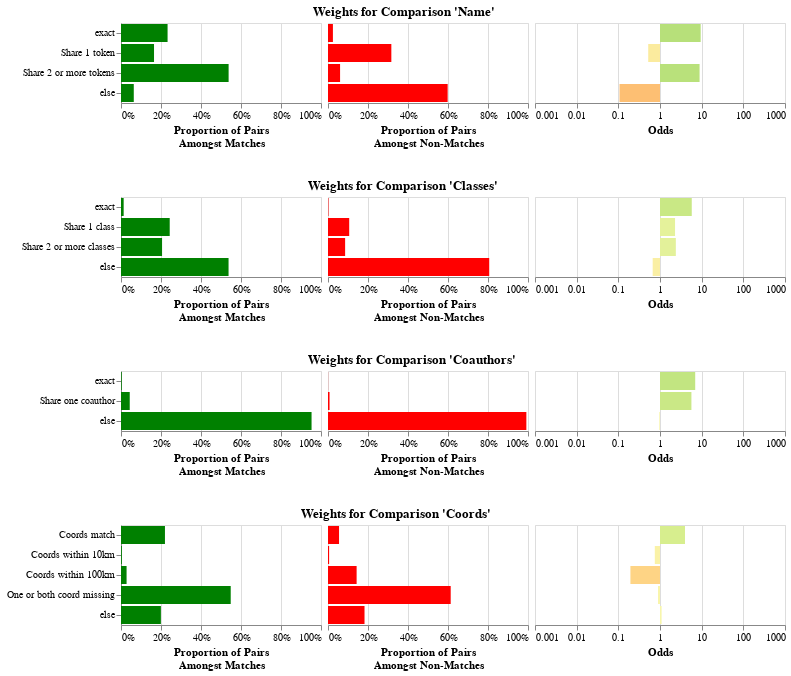

The code cell stored with this chart in its notebook:
### Markdown cell above
The result above is the blocked table, with a column added for every `Comparison`.
The value of each column is the level that the record pair matched at.
For example, there is now a "Name" column,
filled with values like "exact_name_cleaned", "exact_name_first3", etc.

Now that we have our features, we can use the Fellegi-Sunter model to train weights
for each of these features. This is a probabilistic model that is based on the concept
of odds. When you see an exact match on name, that increases the odds of a match
by some amount, maybe 50x. When you see a non-match on name, that decreases the odds
of a match by some amount, maybe 0.1x. We can either train this from labeled data,
or we can use unlabeled data using an algorithm called "Expectation Maximization".

### Code cell
from mismo.fs import train_comparisons  # noqa: E402

weights = train_comparisons(comparisons, featured, featured, max_pairs=10_000, seed=42)
# Can save and load weights
# weights.to_json("weights.json")
# weights = ComparisonWeights.from_json("weights.json")
weights.plot()

### Figure 1 — Vega-Lite specification as saved in the notebook (floating-point values rounded to 4 significant figures)
{"config": {"view": {"continuousWidth": 300, "continuousHeight": 300}}, "vconcat": [{"hconcat": [{"data": {"name": "data-9b2669c58fff510a98d8fbd6bd9da515"}, "mark": {"type": "bar"}, "encoding": {"color": {"value": "green"}, "tooltip": [{"field": "level", "title": "Level", "type": "nominal"}, {"field": "m", "format": "%", "title": "Proportion Amongst Matching Pairs", "type": "quantitative"}, {"field": "u", "format": "%", "title": "Proportion Amongst Non-Matching Pairs", "type": "quantitative"}, {"field": "odds", "format": "f", "title": "Odds", "type": "quantitative"}, {"field": "explanation", "title": "Explanation", "type": "nominal"}], "x": {"axis": {"format": "%"}, "field": "m", "scale": {"domain": [0, 1]}, "title": ["Proportion of Pairs", "Amongst Matches"], "type": "quantitative"}, "y": {"axis": {}, "field": "level", "sort": {"field": "level_order"}, "title": null, "type": "nominal"}}, "name": "view_8", "width": 200}, {"data": {"name": "data-9b2669c58fff510a98d8fbd6bd9da515"}, "mark": {"type": "bar"}, "encoding": {"color": {"value": "red"}, "tooltip": [{"field": "level", "title": "Level", "type": "nominal"}, {"field": "m", "format": "%", "title": "Proportion Amongst Matching Pairs", "type": "quantitative"}, {"field": "u", "format": "%", "title": "Proportion Amongst Non-Matching Pairs", "type": "quantitative"}, {"field": "odds", "format": "f", "title": "Odds", "type": "quantitative"}, {"field": "explanation", "title": "Explanation", "type": "nominal"}], "x": {"axis": {"format": "%"}, "field": "u", "scale": {"domain": [0, 1]}, "title": ["Proportion of Pairs", "Amongst Non-Matches"], "type": "quantitative"}, "y": {"axis": null, "field": "level", "sort": {"field": "level_order"}, "title": null, "type": "nominal"}}, "name": "view_9", "width": 200}, {"data": {"name": "data-9b2669c58fff510a98d8fbd6bd9da515"}, "mark": {"type": "bar"}, "encoding": {"color": {"field": "log_odds", "legend": null, "scale": {"domainMax": 3, "domainMid": 0, "domainMin": -3, "scheme": "redyellowgreen"}, "title": "Log Odds", "type": "quantitative"}, "tooltip": [{"field": "level", "title": "Level", "type": "nominal"}, {"field": "m", "format": "%", "title": "Proportion Amongst Matching Pairs", "type": "quantitative"}, {"field": "u", "format": "%", "title": "Proportion Amongst Non-Matching Pairs", "type": "quantitative"}, {"field": "odds", "format": "f", "title": "Odds", "type": "quantitative"}, {"field": "explanation", "title": "Explanation", "type": "nominal"}], "x": {"axis": {"labelExpr": "pow(10,datum.value)"}, "field": "log_odds", "scale": {"domain": [-3, 3]}, "title": "Odds", "type": "quantitative"}, "y": {"axis": null, "field": "level", "sort": {"field": "level_order"}, "title": null, "type": "nominal"}}, "name": "view_10", "width": 250}], "spacing": 5, "title": {"text": "Weights for Comparison 'Name'", "anchor": "middle"}}, {"hconcat": [{"data": {"name": "data-d01996ef341bd181f8d08c262ad0a796"}, "mark": {"type": "bar"}, "encoding": {"color": {"value": "green"}, "tooltip": [{"field": "level", "title": "Level", "type": "nominal"}, {"field": "m", "format": "%", "title": "Proportion Amongst Matching Pairs", "type": "quantitative"}, {"field": "u", "format": "%", "title": "Proportion Amongst Non-Matching Pairs", "type": "quantitative"}, {"field": "odds", "format": "f", "title": "Odds", "type": "quantitative"}, {"field": "explanation", "title": "Explanation", "type": "nominal"}], "x": {"axis": {"format": "%"}, "field": "m", "scale": {"domain": [0, 1]}, "title": ["Proportion of Pairs", "Amongst Matches"], "type": "quantitative"}, "y": {"axis": {}, "field": "level", "sort": {"field": "level_order"}, "title": null, "type": "nominal"}}, "name": "view_11", "width": 200}, {"data": {"name": "data-d01996ef341bd181f8d08c262ad0a796"}, "mark": {"type": "bar"}, "encoding": {"color": {"value": "red"}, "tooltip": [{"field": "level", "title": "Level", "type": "nominal"}, {"field": "m", "format": "%", "title": "Proportion Amongst Matching Pairs", "type": "quantitative"}, {"field": "u", "format": "%", "title": "Proportion Amongst Non-Matching Pairs", "type": "quantitative"}, {"field": "odds", "format": "f", "title": "Odds", "type": "quantitative"}, {"field": "explanation", "title": "Explanation", "type": "nominal"}], "x": {"axis": {"format": "%"}, "field": "u", "scale": {"domain": [0, 1]}, "title": ["Proportion of Pairs", "Amongst Non-Matches"], "type": "quantitative"}, "y": {"axis": null, "field": "level", "sort": {"field": "level_order"}, "title": null, "type": "nominal"}}, "name": "view_12", "width": 200}, {"data": {"name": "data-d01996ef341bd181f8d08c262ad0a796"}, "mark": {"type": "bar"}, "encoding": {"color": {"field": "log_odds", "legend": null, "scale": {"domainMax": 3, "domainMid": 0, "domainMin": -3, "scheme": "redyellowgreen"}, "title": "Log Odds", "type": "quantitative"}, "tooltip": [{"field": "level", "title": "Level", "type": "nominal"}, {"field": "m", "format": "%", "title": "Proportion Amongst Matching Pairs", "type": "quantitative"}, {"field": "u", "format": "%", "title": "Proportion Amongst Non-Matching Pairs", "type": "quantitative"}, {"field": "odds", "format": "f", "title": "Odds", "type": "quantitative"}, {"field": "explanation", "title": "Explanation", "type": "nominal"}], "x": {"axis": {"labelExpr": "pow(10,datum.value)"}, "field": "log_odds", "scale": {"domain": [-3, 3]}, "title": "Odds", "type": "quantitative"}, "y": {"axis": null, "field": "level", "sort": {"field": "level_order"}, "title": null, "type": "nominal"}}, "name": "view_13", "width": 250}], "spacing": 5, "title": {"text": "Weights for Comparison 'Classes'", "anchor": "middle"}}, {"hconcat": [{"data": {"name": "data-cf3abc4eea456b1efa82205824cef19c"}, "mark": {"type": "bar"}, "encoding": {"color": {"value": "green"}, "tooltip": [{"field": "level", "title": "Level", "type": "nominal"}, {"field": "m", "format": "%", "title": "Proportion Amongst Matching Pairs", "type": "quantitative"}, {"field": "u", "format": "%", "title": "Proportion Amongst Non-Matching Pairs", "type": "quantitative"}, {"field": "odds", "format": "f", "title": "Odds", "type": "quantitative"}, {"field": "explanation", "title": "Explanation", "type": "nominal"}], "x": {"axis": {"format": "%"}, "field": "m", "scale": {"domain": [0, 1]}, "title": ["Proportion of Pairs", "Amongst Matches"], "type": "quantitative"}, "y": {"axis": {}, "field": "level", "sort": {"field": "level_order"}, "title": null, "type": "nominal"}}, "name": "view_14", "width": 200}, {"data": {"name": "data-cf3abc4eea456b1efa82205824cef19c"}, "mark": {"type": "bar"}, "encoding": {"color": {"value": "red"}, "tooltip": [{"field": "level", "title": "Level", "type": "nominal"}, {"field": "m", "format": "%", "title": "Proportion Amongst Matching Pairs", "type": "quantitative"}, {"field": "u", "format": "%", "title": "Proportion Amongst Non-Matching Pairs", "type": "quantitative"}, {"field": "odds", "format": "f", "title": "Odds", "type": "quantitative"}, {"field": "explanation", "title": "Explanation", "type": "nominal"}], "x": {"axis": {"format": "%"}, "field": "u", "scale": {"domain": [0, 1]}, "title": ["Proportion of Pairs", "Amongst Non-Matches"], "type": "quantitative"}, "y": {"axis": null, "field": "level", "sort": {"field": "level_order"}, "title": null, "type": "nominal"}}, "name": "view_15", "width": 200}, {"data": {"name": "data-cf3abc4eea456b1efa82205824cef19c"}, "mark": {"type": "bar"}, "encoding": {"color": {"field": "log_odds", "legend": null, "scale": {"domainMax": 3, "domainMid": 0, "domainMin": -3, "scheme": "redyellowgreen"}, "title": "Log Odds", "type": "quantitative"}, "tooltip": [{"field": "level", "title": "Level", "type": "nominal"}, {"field": "m", "format": "%", "title": "Proportion Amongst Matching Pairs", "type": "quantitative"}, {"field": "u", "format": "%", "title": "Proportion Amongst Non-Matching Pairs", "type": "quantitative"}, {"field": "odds", "format": "f", "title": "Odds", "type": "quantitative"}, {"field": "explanation", "title": "Explanation", "type": "nominal"}], "x": {"axis": {"labelExpr": "pow(10,datum.value)"}, "field": "log_odds", "scale": {"domain": [-3, 3]}, "title": "Odds", "type": "quantitative"}, "y": {"axis": null, "field": "level", "sort": {"field": "level_order"}, "title": null, "type": "nominal"}}, "name": "view_16", "width": 250}], "spacing": 5, "title": {"text": "Weights for Comparison 'Coauthors'", "anchor": "middle"}}, {"hconcat": [{"data": {"name": "data-c5e389c655c4df58bcbdfc5327f253c3"}, "mark": {"type": "bar"}, "encoding": {"color": {"value": "green"}, "tooltip": [{"field": "level", "title": "Level", "type": "nominal"}, {"field": "m", "format": "%", "title": "Proportion Amongst Matching Pairs", "type": "quantitative"}, {"field": "u", "format": "%", "title": "Proportion Amongst Non-Matching Pairs", "type": "quantitative"}, {"field": "odds", "format": "f", "title": "Odds", "type": "quantitative"}, {"field": "explanation", "title": "Explanation", "type": "nominal"}], "x": {"axis": {"format": "%"}, "field": "m", "scale": {"domain": [0, 1]}, "title": ["Proportion of Pairs", "Amongst Matches"], "type": "quantitative"}, "y": {"axis": {}, "field": "level", "sort": {"field": "level_order"}, "title": null, "type": "nominal"}}, "name": "view_17", "width": 200}, {"data": {"name": "data-c5e389c655c4df58bcbdfc5327f253c3"}, "mark": {"type": "bar"}, "encoding": {"color": {"value": "red"}, "tooltip": [{"field": "level", "title": "Level", "type": "nominal"}, {"field": "m", "format": "%", "title": "Proportion Amongst Matching Pairs", "type": "quantitative"}, {"field": "u", "format": "%", "title": "Proportion Amongst Non-Matching Pairs", "type": "quantitative"}, {"field": "odds", "format": "f", "title": "Odds", "type": "quantitative"}, {"field": "explanation", "title": "Explanation", "type": "nominal"}], "x": {"axis": {"format": "%"}, "field": "u", "scale": {"domain": [0, 1]}, "title": ["Proportion of Pairs", "Amongst Non-Matches"], "type": "quantitative"}, "y": {"axis": null, "field": "level", "sort": {"field": "level_order"}, "title": null, "type": "nominal"}}, "name": "view_18", "width": 200}, {"data": {"name": "data-c5e389c655c4df58bcbdfc5327f253c3"}, "mark": {"type": "bar"}, "encoding": {"color": {"field": "log_odds", "legend": null, "scale": {"domainMax": 3, "domainMid": 0, "domainMin": -3, "scheme": "redyellowgreen"}, "title": "Log Odds", "type": "quantitative"}, "tooltip": [{"field": "level", "title": "Level", "type": "nominal"}, {"field": "m", "format": "%", "title": "Proportion Amongst Matching Pairs", "type": "quantitative"}, {"field": "u", "format": "%", "title": "Proportion Amongst Non-Matching Pairs", "type": "quantitative"}, {"field": "odds", "format": "f", "title": "Odds", "type": "quantitative"}, {"field": "explanation", "title": "Explanation", "type": "nominal"}], "x": {"axis": {"labelExpr": "pow(10,datum.value)"}, "field": "log_odds", "scale": {"domain": [-3, 3]}, "title": "Odds", "type": "quantitative"}, "y": {"axis": null, "field": "level", "sort": {"field": "level_order"}, "title": null, "type": "nominal"}}, "name": "view_19", "width": 250}], "spacing": 5, "title": {"text": "Weights for Comparison 'Coords'", "anchor": "middle"}}], "params": [{"name": "param_8", "select": {"type": "interval", "encodings": ["x", "y"]}, "bind": "scales", "views": ["view_8", "view_9", "view_10", "view_11", "view_12", "view_13", "view_14", "view_15", "view_16", "view_17", "view_18", "view_19"]}], "spacing": 30, "$schema": "https://vega.github.io/schema/vega-lite/v5.15.1.json", "datasets": {"data-9b2669c58fff510a98d8fbd6bd9da515": [{"level": "exact", "m": 0.2329, "u": 0.0246, "odds": 9.467, "log_odds": 0.9762, "level_order": 0, "explanation": "Seeing this level makes the odds of a match 9.467 times more likely"}, {"level": "Share 1 token", "m": 0.1651, "u": 0.3167, "odds": 0.5213, "log_odds": -0.2829, "level_order": 1, "explanation": "Seeing this level makes the odds of a match 1.918 times less likely"}, {"level": "Share 2 or more tokens", "m": 0.5381, "u": 0.0604, "odds": 8.909, "log_odds": 0.9498, "level_order": 2, "explanation": "Seeing this level makes the odds of a match 8.909 times more likely"}, {"level": "else", "m": 0.0639, "u": 0.5983, "odds": 0.1068, "log_odds": -0.9714, "level_order": 3, "explanation": "Seeing this level makes the odds of a match 9.363 times less likely"}], "data-d01996ef341bd181f8d08c262ad0a796": [{"level": "exact", "m": 0.0133, "u": 0.0023, "odds": 5.783, "log_odds": 0.7621, "level_order": 0, "explanation": "Seeing this level makes the odds of a match 5.783 times more likely"}, {"level": "Share 1 class", "m": 0.2436, "u": 0.106, "odds": 2.298, "log_odds": 0.3614, "level_order": 1, "explanation": "Seeing this level makes the odds of a match 2.298 times more likely"}, {"level": "Share 2 or more classes", "m": 0.2053, "u": 0.0856, "odds": 2.398, "log_odds": 0.3799, "level_order": 2, "explanation": "Seeing this level makes the odds of a match 2.398 times more likely"}, {"level": "else", "m": 0.5378, "u": 0.8061, "odds": 0.6672, "log_odds": -0.1758, "level_order": 3, "explanation": "Seeing this level makes the odds of a match 1.499 times less likely"}], "data-cf3abc4eea456b1efa82205824cef19c": [{"level": "exact", "m": 0.0035, "u": 0.0005, "odds": 7.0, "log_odds": 0.8451, "level_order": 0, "explanation": "Seeing this level makes the odds of a match 7.000 times more likely"}, {"level": "Share one coauthor", "m": 0.0437, "u": 0.0077, "odds": 5.675, "log_odds": 0.754, "level_order": 1, "explanation": "Seeing this level makes the odds of a match 5.675 times more likely"}, {"level": "else", "m": 0.9528, "u": 0.9918, "odds": 0.9607, "log_odds": -0.01742, "level_order": 2, "explanation": "Seeing this level makes the odds of a match 1.041 times less likely"}], "data-c5e389c655c4df58bcbdfc5327f253c3": [{"level": "Coords match", "m": 0.2198, "u": 0.0552, "odds": 3.982, "log_odds": 0.6001, "level_order": 0, "explanation": "Seeing this level makes the odds of a match 3.982 times more likely"}, {"level": "Coords within 10km", "m": 0.0042, "u": 0.0056, "odds": 0.75, "log_odds": -0.1249, "level_order": 1, "explanation": "Seeing this level makes the odds of a match 1.333 times less likely"}, {"level": "Coords within 100km", "m": 0.0279, "u": 0.1431, "odds": 0.195, "log_odds": -0.71, "level_order": 2, "explanation": "Seeing this level makes the odds of a match 5.129 times less likely"}, {"level": "One or both coord missing", "m": 0.5486, "u": 0.6135, "odds": 0.8942, "log_odds": -0.04856, "level_order": 3, "explanation": "Seeing this level makes the odds of a match 1.118 times less likely"}, {"level": "else", "m": 0.1995, "u": 0.1826, "odds": 1.093, "log_odds": 0.03844, "level_order": 4, "explanation": "Seeing this level makes the odds of a match 1.093 times more likely"}]}}
